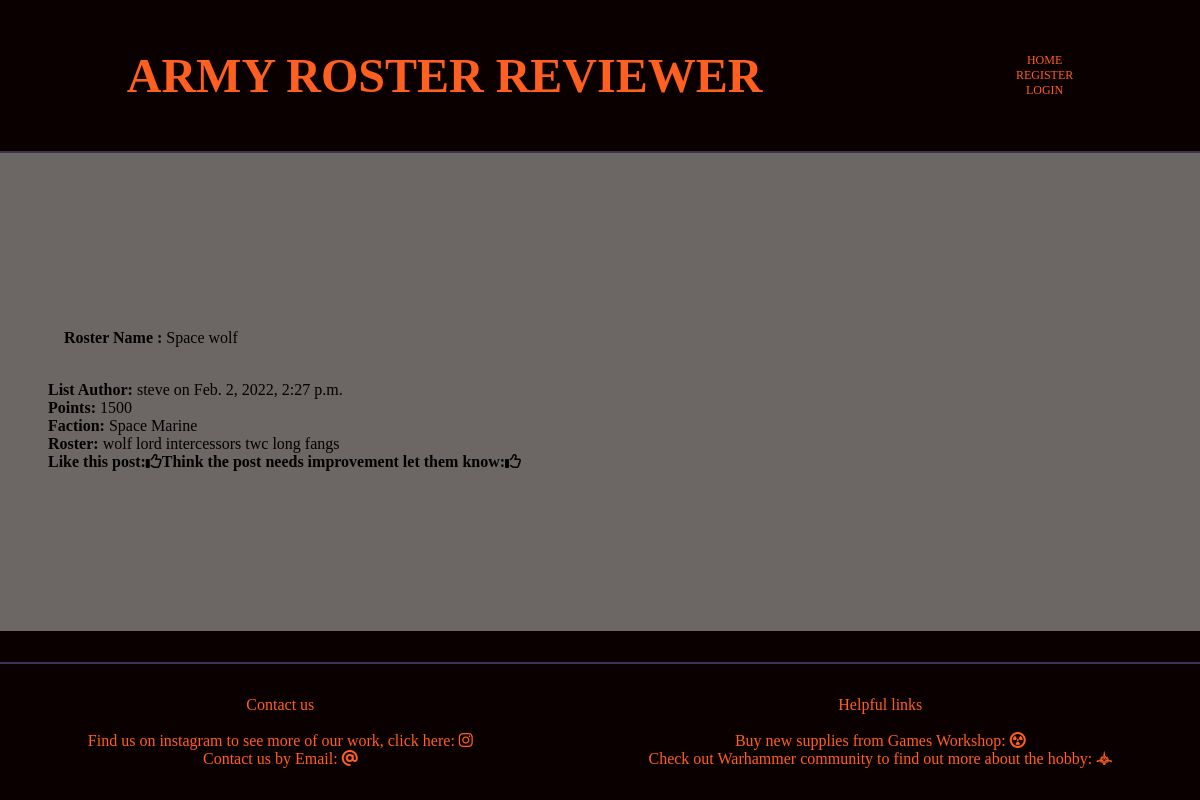
/4/details/, run on the app's committed database.
### roster/models.py (models this page shows, shortened)
class RosterList(models.Model):
    name = models.CharField(max_length=200, unique=True, null=False, blank=False)
    points = models.IntegerField(choices=POINTS)
    faction = models.IntegerField(choices=FACTIONS)
    roster = models.TextField()
    createdBy = models.ForeignKey(User, on_delete=models.CASCADE, related_name='blog_post', null=True, blank=True)
    createdOn = models.DateTimeField(auto_now_add=True)
    Comments = models.ManyToManyField(User, related_name='roster_comments', blank=True)
    Likes = models.ManyToManyField(User, related_name='roster_likes', blank=True)
    Dislikes = models.ManyToManyField(User, related_name='roster_dislikes', blank=True)
    status = models.IntegerField(choices=STATUS, default=0)
    class Meta:
        ordering = ['-createdOn']

### roster/views.py (the view, shortened to what this page needs)
# urls.py: path('<int:id>/details/', views.RosterDetail.as_view(), name='roster-detail'),
class RosterDetail(View):
    def get(self, request, id, *args, **kwargs):
        queryset = RosterList.objects.filter(status=1)
        post = get_object_or_404(queryset, pk=id)
        comments = Comment.objects.filter(post=post)
        liked = False
        disliked = False
        if post.Likes.filter(id=self.request.user.id).exists():
            liked = True
            disliked = False
        elif post.Dislikes.filter(id=self.request.user.id).exists():
            liked = False
            disliked = True
        return render(
            request,
            "RosterDetail.html",
            {
                "post": post,
                "comments": comments,
                "commented": False,
                'factions': FACTIONS,
                "liked": liked,
                "disliked": disliked,
                "comment_form": CommentForm()
            },
        )

### templates/RosterDetail.html (shortened to what this page needs)
{% extends 'base.html' %} {% block content %}
{% load crispy_forms_tags %}
<section class="roster-detail">
    <div>
    <p class="roster-styling"> <strong> Roster Name :</strong> {{  post.name }}</p>
    <br>
    <p> <strong> List Author: </strong>{{ post.createdBy }} on {{ post.createdOn}} </p>
    <p> <strong> Points: </strong>{{  post.points }} </p>
    <p> <strong> Faction: </strong>
        {% for value, text in factions %}
            {% if value == post.faction %}
                {{ text }}
            {% endif %}
        {% endfor %}
    </p>
    <p><strong> Roster: </strong> {{ post.roster | safe }}</p>
</div>
<div class="like-dislike-flex">
    <p><strong>Like this post:  </strong></p>
    <strong>
        {% if user.is_authenticated %}
        <form action="{% url 'like_post' post.id %}" method='POST'>
            {% csrf_token %}
            {% if liked %}
            <button type='submit' class="transparent-button" name='opinion'><i class="fa-solid fa-thumbs-up transparent-button"></i></button>
            {% else %}
            <button type='submit' class="transparent-button" name='opinion'><i class="fa-regular fa-thumbs-up transparent-button"></i></button>
            {% endif %}
        {% else %}
        <span><i class="far fa-thumbs-up f-a-size"></i></span>
        {%endif %}
    </strong>
    <p><strong>Think the post needs improvement let them know:  </strong></p>
    <strong>
        {% if user.is_authenticated %}
        <form action="{% url 'dislike_post' post.id %} " method='POST'>
            {% csrf_token %}
            {% if disliked %}
            <button type='submit' class="transparent-button" name='opinion'><i class="fa-solid fa-thumbs-down transparent-button"></i></i></i></button>
            {% else %}
            <button type='submit' class="transparent-button" name='opinion'><i class="fa-regular fa-thumbs-down transparent-button"></i></button>
            {% endif %}
        {% else %}
            <span><i class="far fa-thumbs-up f-a-size"></i></span>
        {%endif %}
    </strong>
</div>
</section>
{% endblock content %}

### static/css/style.css (style rules this page uses)
* { padding: 0; border: 0; margin: 0; }
body { background-color: rgb(10,0,0); display: flex; flex-direction: column; min-height: 100vh; }
.like-dislike-flex { display: flex }
.roster-styling { padding: 1rem; }
.roster-detail { background-color: rgba(255, 255, 250, 0.4); padding: 10rem 3rem; }
i::before { background:transparent; }
@media screen and (min-width: 1200px) { body { max-width: 1200px; margin: 0 auto; } }

### data on the page
RosterList: name "Space wolf", createdBy "steve", createdOn "Feb. 2, 2022, 2:27 p.m.", points "1500", roster "wolf lord intercessors twc long fangs"

### other printed values
{{ text }} "Space Marine"
